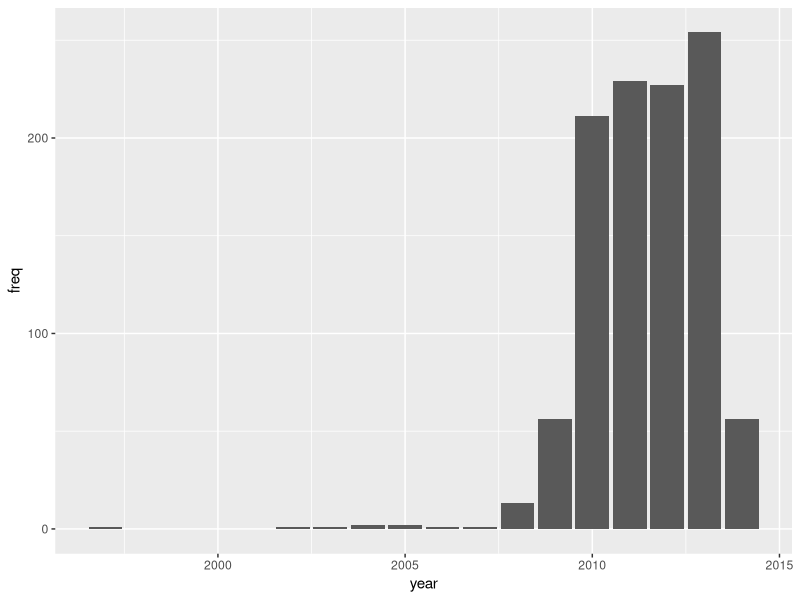
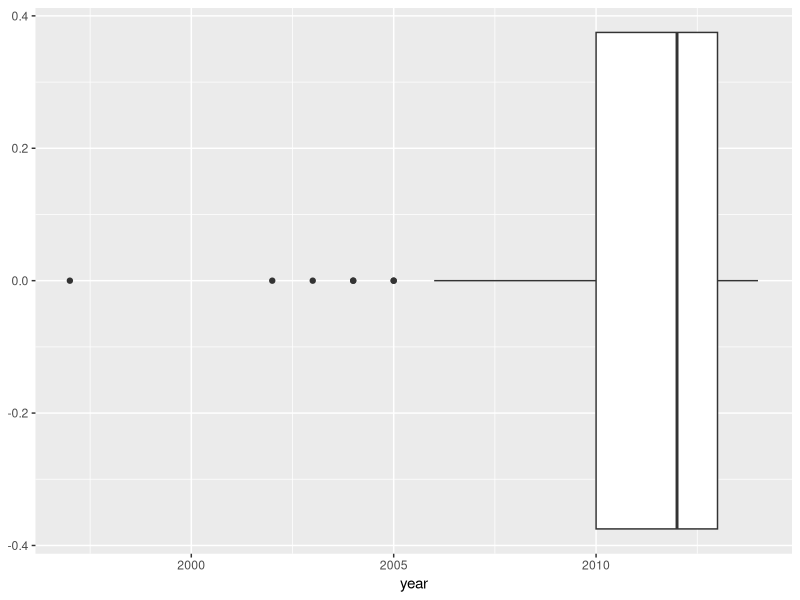
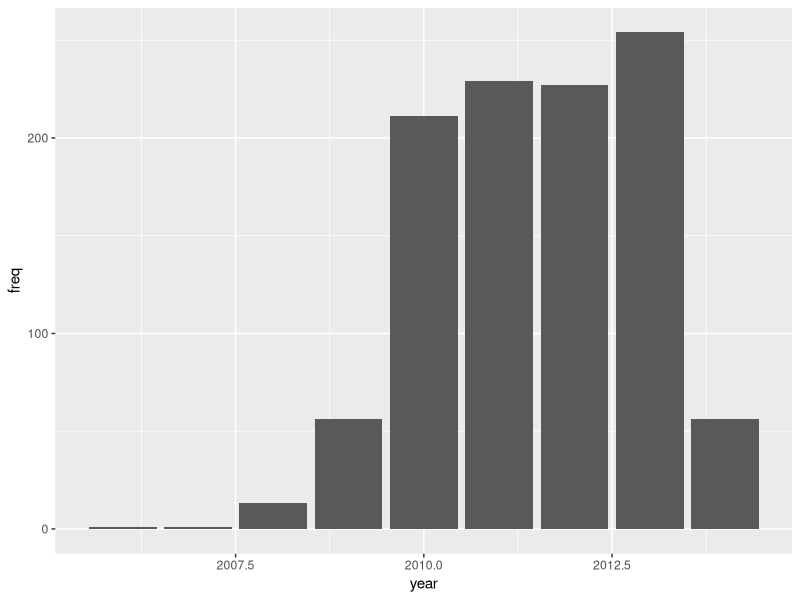
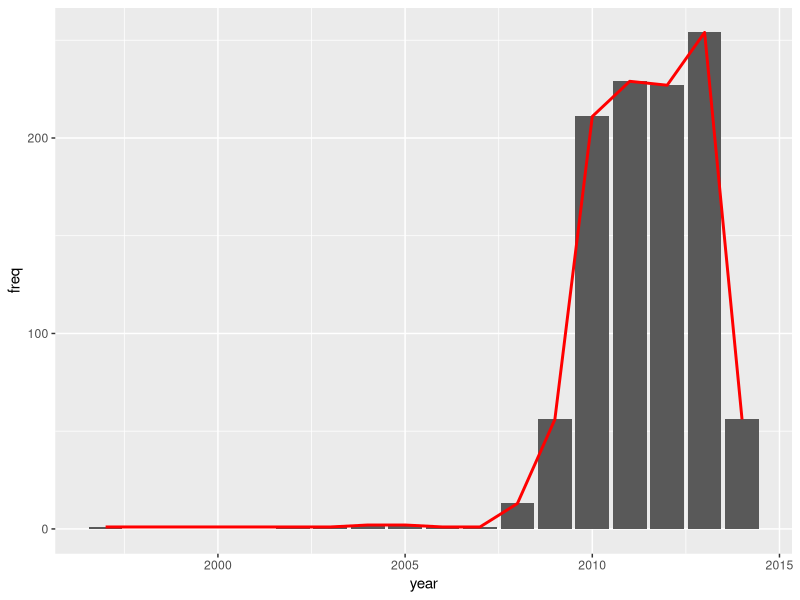
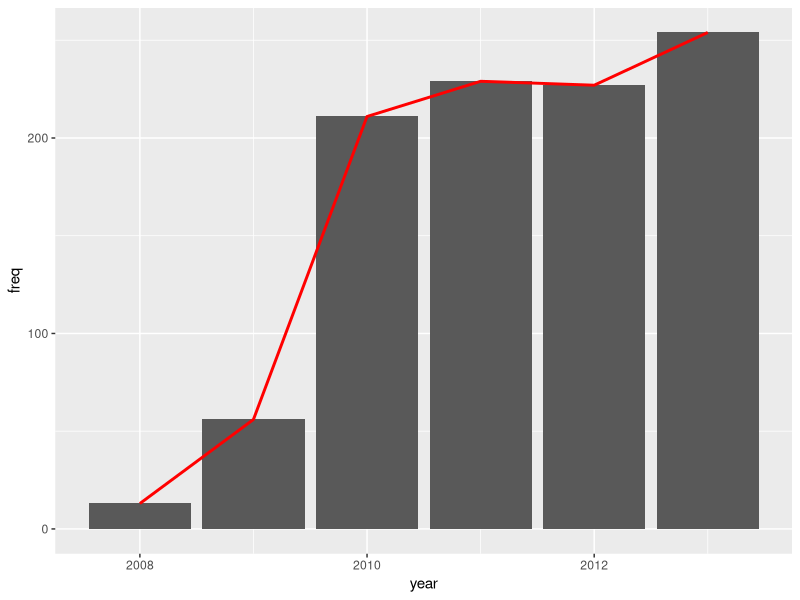
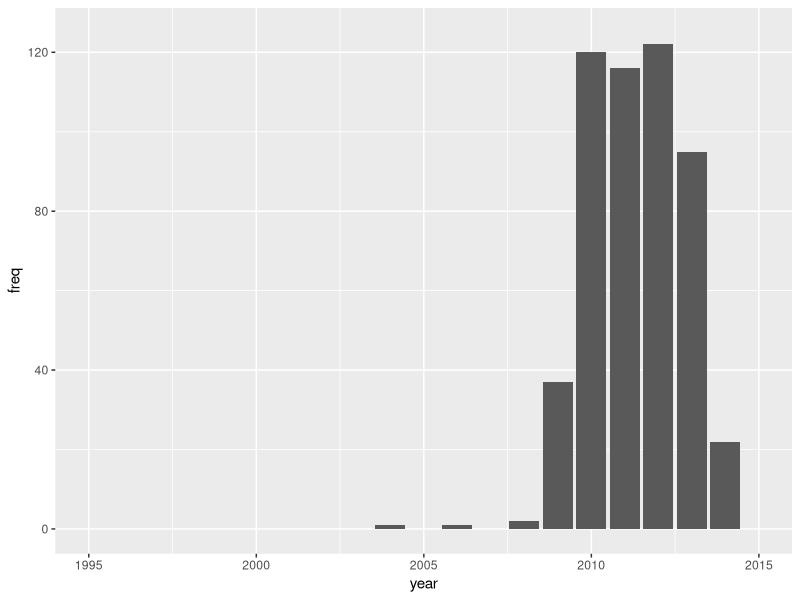
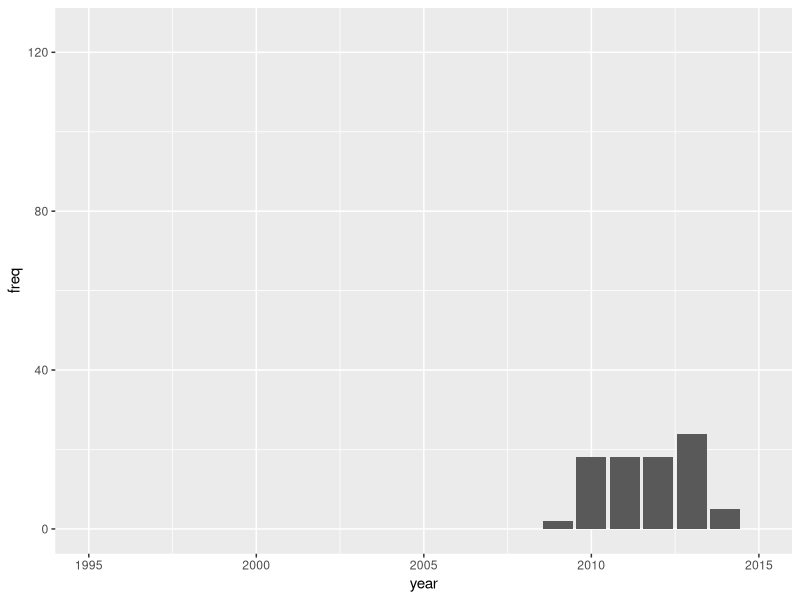
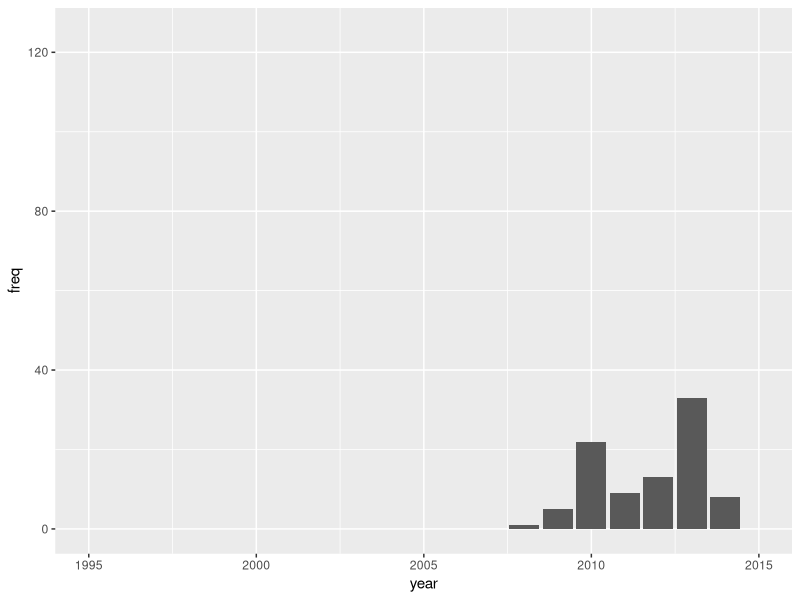

Write R code to recreate these figures, in order.
## ---- chunk 1
knitr::opts_chunk$set(echo = TRUE)
## ---- chunk 2
library(tidyverse)
library(ggplot2)
## ---- chunk 3
breaches <- read_csv("Cyber Security Breaches.csv")
## ---- chunk 4
number_of_breaches <- breaches %>% 
  group_by(year)%>%
  summarise(freq = n())
## ---- chunk 5
ggplot(number_of_breaches, aes(year, freq)) +
  geom_histogram(stat = "identity")
## ---- chunk 6
ggplot(breaches, aes(x = year)) +
  geom_boxplot()
## ---- chunk 7
number_of_breaches %>%
  filter(year > 2005) %>%
  ggplot(aes(year, freq)) +
  geom_histogram(stat = "identity")
## ---- chunk 8
missing <- breaches %>% filter(is.na(year))
missing
## ---- chunk 9
library(modelr)
mod <- lm(freq ~ year, data = number_of_breaches)
summary(mod)
## ---- chunk 10
range <- number_of_breaches %>% 
  add_predictions(mod, "freq1") 

ggplot(number_of_breaches, aes(year, freq)) +
  geom_col() +
  geom_line(data = range, colour = "red", size = 1)
## ---- chunk 11
subset_breaches <- number_of_breaches %>%
  filter(year < 2014 & year > 2007)
mod <- lm(freq ~ year, data = subset_breaches)

range2 <- subset_breaches %>% 
  add_predictions(mod, "freq1") 

ggplot(subset_breaches, aes(year, freq)) +
  geom_col() +
  geom_line(data = range2, colour = "red", size = 1)
## ---- chunk 12
types_of_breaches <- breaches %>% 
  count(Type_of_Breach)
types_of_breaches
## ---- chunk 13
number_of_breaches_theft <- breaches %>% 
  filter(str_detect("Theft",Type_of_Breach)) %>%
  group_by(year)%>%
  summarise(freq = n())
ggplot(number_of_breaches_theft, aes(year, freq)) +
  geom_histogram(stat = "identity")+
  xlim(1995, 2015) +
  ylim(0, 125)
## ---- chunk 14
number_of_breaches_loss <- breaches %>% 
  filter(str_detect("Loss", Type_of_Breach)) %>%
  group_by(year)%>%
  summarise(freq = n())
ggplot(number_of_breaches_loss, aes(year, freq)) +
  geom_histogram(stat = "identity")+
  xlim(1995, 2015) +
  ylim(0, 125)
## ---- chunk 15
number_of_breaches_other <- breaches %>% 
  filter(str_detect("Other", Type_of_Breach)) %>%
  group_by(year)%>%
  summarise(freq = n())
ggplot(number_of_breaches_other, aes(year, freq)) +
  geom_histogram(stat = "identity")+
  xlim(1995, 2015) +
  ylim(0, 125)
## ---- chunk 16
number_of_breaches_hacking <- breaches %>% 
  filter(str_detect("Hacking/IT Incident", Type_of_Breach)) %>%
  group_by(year)%>%
  summarise(freq = n())
ggplot(number_of_breaches_hacking, aes(year, freq)) +
  geom_histogram(stat = "identity")+
  xlim(1995, 2015) +
  ylim(0, 125)
## ---- chunk 17
number_of_breaches_disposal <- breaches %>% 
  filter(str_detect("Improper Disposal", Type_of_Breach)) %>%
  group_by(year)%>%
  summarise(freq = n())
ggplot(number_of_breaches_disposal, aes(year, freq)) +
  geom_histogram(stat = "identity")+
  xlim(1995, 2015) +
  ylim(0, 125)
## ---- chunk 18
number_of_breaches_access <- breaches %>% 
  filter(str_detect("Unauthorized Access/Disclosure", Type_of_Breach)) %>%
  group_by(year)%>%
  summarise(freq = n())
ggplot(number_of_breaches_access, aes(year, freq)) +
  geom_histogram(stat = "identity")+
  xlim(1995, 2015) +
  ylim(0, 125)
## ---- chunk 19
ggplot(number_of_breaches_theft, aes(x = year)) +
  geom_boxplot()
## ---- chunk 20
ggplot(number_of_breaches_loss, aes(x = year)) +
  geom_boxplot()
## ---- chunk 21
ggplot(number_of_breaches_access, aes(x = year)) +
  geom_boxplot()
## ---- chunk 22
ggplot(number_of_breaches_disposal, aes(x = year)) +
  geom_boxplot()
## ---- chunk 23
ggplot(number_of_breaches_other, aes(x = year)) +
  geom_boxplot()
## ---- chunk 24
ggplot(number_of_breaches_hacking, aes(x = year)) +
  geom_boxplot()
## ---- chunk 25
missing_type <- breaches %>% filter(is.na(Type_of_Breach))
missing_type
